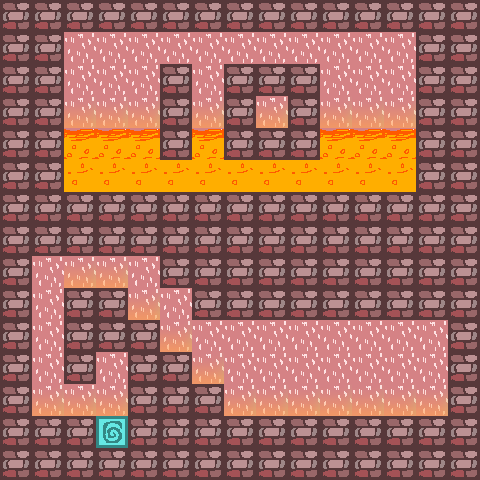

This is a level from a 2D game, rendered from its Tiled map with the project's own tilesets. A one-line summary and the complete map file follow:
An orthogonal 15x15 tile map with 32x32 px tiles, 2 tile layers (background, objects).

<map version="1.4" tiledversion="1.4.3" orientation="orthogonal" renderorder="right-down" width="15" height="15" tilewidth="32" tileheight="32" infinite="0" nextlayerid="3" nextobjectid="1">
 <tileset firstgid="1" source="testtiles2.tsx" />
 <layer id="1" name="background" width="15" height="15">
  <data encoding="csv">
16,16,16,16,16,16,16,16,16,16,16,16,16,16,16,
16,16,16,16,16,16,16,16,16,16,16,16,16,16,16,
16,16,16,16,16,16,16,16,16,16,16,16,16,16,16,
16,16,17,17,17,17,17,17,17,17,17,17,17,16,16,
16,16,16,16,16,16,16,16,16,16,16,16,16,16,16,
16,10,16,16,16,16,16,16,16,16,16,16,16,16,16,
16,10,16,16,16,16,16,16,16,16,16,16,16,16,16,
16,16,16,16,16,16,16,16,16,16,16,16,16,16,16,
16,16,17,17,16,16,16,16,16,16,16,16,16,16,16,
16,16,16,16,17,16,16,16,16,16,16,16,16,16,16,
16,16,16,16,16,17,16,16,16,16,16,16,16,16,16,
16,16,16,16,16,16,17,16,16,16,16,16,16,16,16,
16,17,17,17,16,16,16,17,17,17,17,17,17,17,16,
16,16,16,16,16,16,16,16,16,16,16,16,16,16,16,
16,16,16,16,16,16,16,16,16,16,16,16,16,16,16
</data>
 </layer>
 <layer id="2" name="objects" width="15" height="15">
  <data encoding="csv">
15,15,15,15,15,15,15,15,15,15,15,15,15,15,15,
15,15,0,0,0,0,0,0,0,0,0,0,0,15,15,
15,15,0,0,0,15,0,15,15,15,0,0,0,15,15,
15,15,0,0,0,15,0,15,0,15,0,0,0,15,15,
15,15,5,5,5,15,5,15,15,15,5,5,5,15,15,
15,15,7,7,7,7,7,7,7,7,7,7,7,15,15,
15,15,15,15,15,15,15,15,15,15,15,15,15,15,15,
15,15,15,15,15,15,15,15,15,15,15,15,15,15,15,
15,0,0,0,0,15,15,15,15,15,15,15,15,15,15,
15,0,15,15,0,0,15,15,15,15,15,15,15,15,15,
15,0,15,15,15,0,0,0,0,0,0,0,0,0,15,
15,0,15,0,15,15,0,0,0,0,0,0,0,0,15,
15,0,0,0,15,15,15,0,0,0,0,0,0,0,15,
15,15,15,3,15,15,15,15,15,15,15,15,15,15,15,
15,15,15,15,15,15,15,15,15,15,15,15,15,15,15
</data>
 </layer>
</map>
